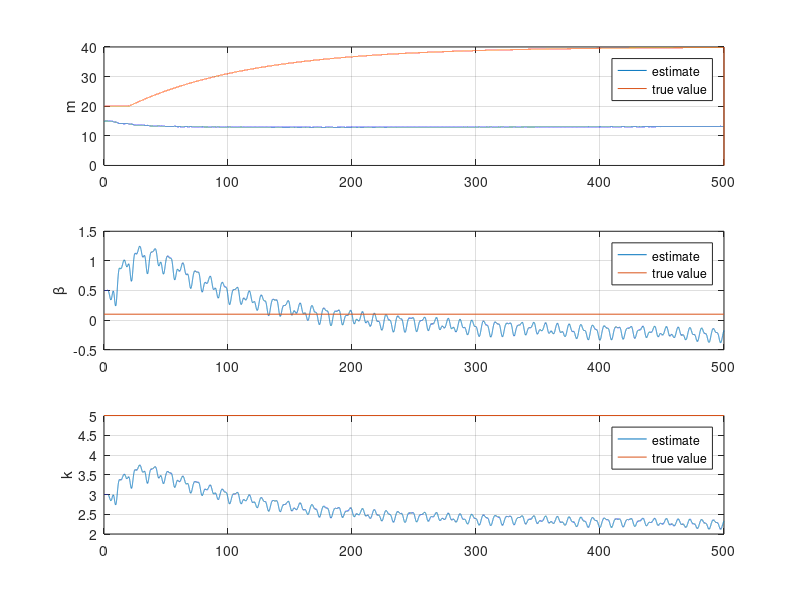

Source code (MATLAB): (Note: this script raises an error after producing the figure.)
close all;
clear;

%% Insert true system
m = 20;
beta = 0.1;
k = 5;

A = [0 1;
     -k/m -beta/m];              
B = [0; 1/m];              

%% Define filters
lambda_0 = 0.5;
lambda_1 = 0.5;

[ ~, ~,C_f_1,D_f_1] = tf2ss([0 0 1],[1 lambda_1 lambda_0]);
[ ~, ~,C_f_2,D_f_2] = tf2ss([0 1 0],[1 lambda_1 lambda_0]);
[A_f,B_f,C_f_3,D_f_3] = tf2ss([1 0 0],[1 lambda_1 lambda_0]);                 
% A_f and B_f is only needed once as it is the same all over. Hence tildes

%% Adaptive gain
gamma   = eye(3);                              
 
%% Simulation MATLAB
h       = 0.01;  % sample time (s)
N       = 50000; % number of samples

t       = 0:h:h*(N-1);

% Define input as a function of t
u       = sin(t);                               


% Memory allocation
x       = zeros(2, N);
x_z     = zeros(2, 1);
x_phi   = zeros(2, 1);
theta   = zeros(3, N);
U       = zeros(N-1,1);
P = zeros(3, 3, N);
m_plot = zeros(N, 1); 

% Initial estimates
theta(:,1) = [15 0.5 3]';
R0 = 100000000;
P(:, :, 1) = eye(3);


% Main loop. Simulate using forward Euler (x[k+1] = x[k] + h*x_dot)
for n = 1:N-1

    if t(n) > 20
        m = 20*(2-exp(-0.01*(t(n)-20)));
        m_plot(n) = m;
    else
        m = 20;
        m_plot(n) = m;
    end
    
    A = [0 1;
     -k/m -beta/m];
    B = [0; 1/m];   
 
    % Simulate true system
    x_dot           = A*x(:, n) + B*u(n);
    x(:, n+1)       = x(:, n) + h*x_dot;
    y               = x(1, n);
    
    % Generate z and phi by filtering known signals
    x_z_n           = x_z + (A_f*x_z + B_f*u(n))*h;        % u is unfiltered 'z'
    z               = C_f_1*x_z;                           %  1/Lambda * u
    
    x_phi_n         = x_phi + (A_f*x_phi + B_f*y)*h;
                    %      s^2/Lambda * y           s/Lambda * y               1/Lambda * y
    phi             = [(C_f_3*x_phi + D_f_3*y); (C_f_2*x_phi + D_f_2*y); (C_f_1*x_phi + D_f_1*y)];
    
    % Calculate estimation error
    epsilon         = z-theta(:, n)'*phi;  
    
    % Update law
    if norm(P(:, :, n)) < R0
        P_dot = beta*P(:, :, n) - P(:, :, n)*(phi*phi')*P(:, :, n);
    else
        P_dot = 0;
    end
    P(:, :, n+1) = P(:, :, n) + P_dot;
    
    theta_dot       = gamma*epsilon*phi;                   
    theta(:, n+1)   = theta(:, n) + theta_dot*h;
    
    % Set values for next iteration
    x_phi           = x_phi_n;
    x_z             = x_z_n;
end

% Plots
figure(1);
subplot(3,1,1)
plot(t, theta(1,:)); hold on
plot(t, m_plot); hold off
ylabel('m')
legend('estimate','true value')
grid
subplot(3,1,2)
plot(t, theta(2,:)); hold on
plot([t(1), t(end)],[beta, beta]); hold off
ylabel('\beta')
legend('estimate','true value')
grid
subplot(3,1,3)
plot(t, theta(3,:)); hold on
plot([t(1), t(end)],[k, k]); hold off
ylabel('k')
grid
legend('estimate','true value')
sgtitle('Parameter estimates')
xlabel('t [s]')

norms = zeros(N, 1); 
for i = 1:N
    norms(i) = norm(P(:, :, i));
end

figure(2);
plot(t, norms');
hold on;
yline(R0,'-','R0');
legend('||P||');
xlabel('t [s]');
ylabel('||P||');